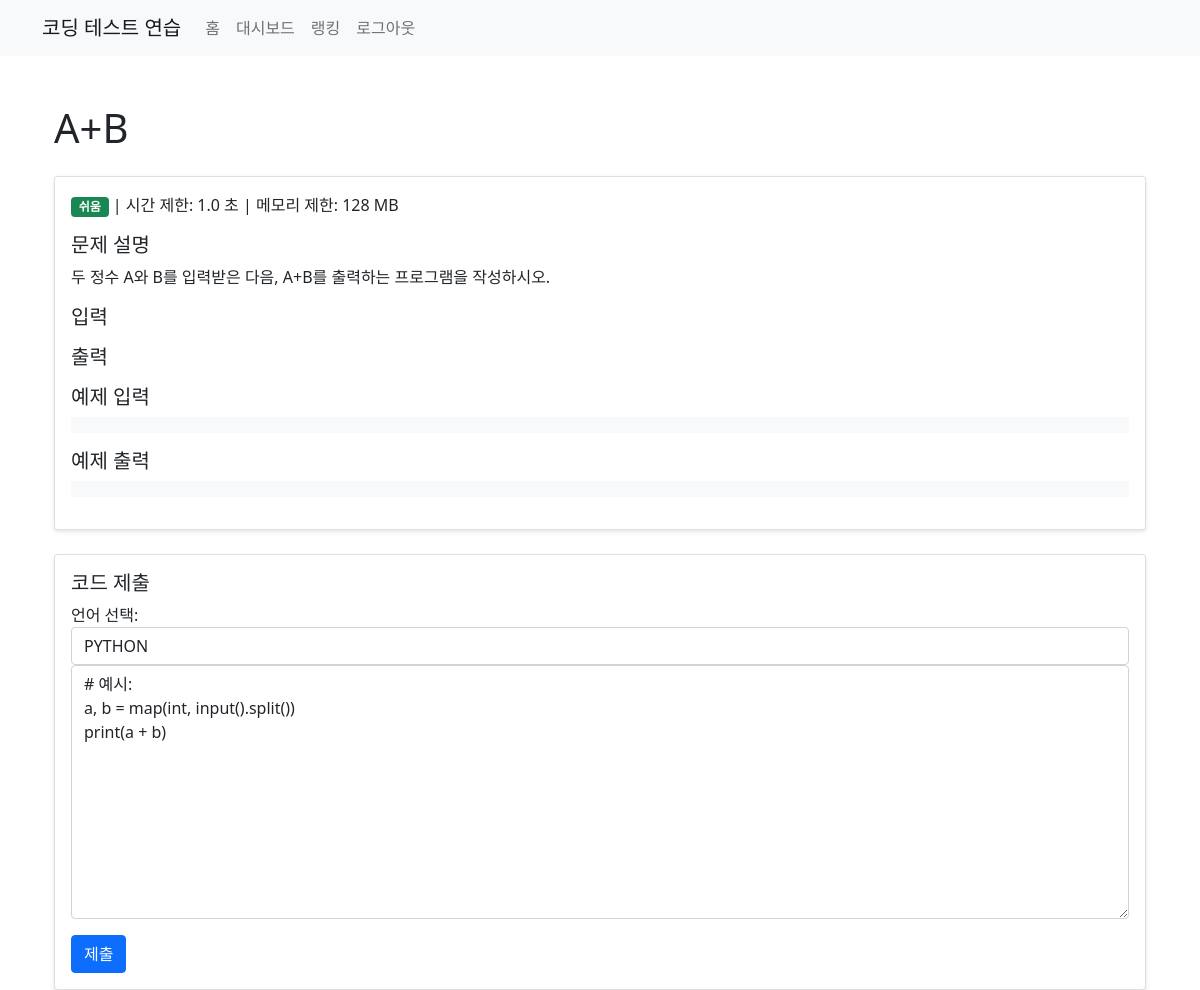
/problem/1 (signed in), run on the app's committed database.
### app.py (models this page shows)
class Problem(db.Model):
    id = db.Column(db.Integer, primary_key=True)
    title = db.Column(db.String(100), nullable=False)
    difficulty = db.Column(db.String(20), nullable=False)
    time_limit = db.Column(db.Float, nullable=False)
    memory_limit = db.Column(db.Integer, nullable=False)
    description = db.Column(db.Text, nullable=False)
    input_description = db.Column(db.Text, nullable=False)
    output_description = db.Column(db.Text, nullable=False)
    input_format = db.Column(db.Text, nullable=False)
    output_format = db.Column(db.Text, nullable=False)
    example_input = db.Column(db.Text, nullable=False)
    example_output = db.Column(db.Text, nullable=False)
    test_cases = db.Column(db.Text, nullable=False)
    submissions = db.Column(db.Integer, default=0)
    correct_submissions = db.Column(db.Integer, default=0)
    supported_languages = db.Column(db.String(100), nullable=False, default='python,c,cpp,java,swift')
    problem_submissions = db.relationship('Submission', backref='problem', lazy=True)

### app.py (the view)
@app.route('/problem/<int:problem_id>')
@login_required
def problem(problem_id):
    problem = Problem.query.get_or_404(problem_id)
    return render_template('problem.html', problem=problem)

### app.py (called while the page is built)
@login_manager.user_loader
def load_user(user_id):
    return User.query.get(int(user_id))

### templates/problem.html (shortened to what this page needs)
{% extends "base.html" %}
{% block content %}
<div class="container mt-5">
    <h1 class="mb-4">{{ problem.title }}</h1>
    <div class="card mb-4">
        <div class="card-body">
            <p class="card-text">
                <span class="badge
                    {% if problem.difficulty == '쉬움' %}bg-success
                    {% elif problem.difficulty == '보통' %}bg-warning
                    {% elif problem.difficulty == '어려움' %}bg-danger
                    {% endif %}">
                    {{ problem.difficulty }}
                </span>
                | 시간 제한: {{ problem.time_limit }} 초
                | 메모리 제한: {{ problem.memory_limit }} MB
            </p>
            <h5>문제 설명</h5>
            <p>{{ problem.description }}</p>
            <h5>입력</h5>
            <h5>출력</h5>
            <h5>예제 입력</h5>
            <pre class="bg-light p-2">{{ problem.example_input }}</pre>
            <h5>예제 출력</h5>
            <pre class="bg-light p-2">{{ problem.example_output }}</pre>
        </div>
    </div>
    <div class="card">
        <div class="card-body">
            <h5 class="card-title">코드 제출</h5>
            <form action="{{ url_for('submit', problem_id=problem.id) }}" method="POST">
                <div class="form-group">
                    <label for="language">언어 선택:</label>
                    <select class="form-control" id="language" name="language">
                        {% for lang in problem.supported_languages.split(',') %}
                            <option value="{{ lang }}">{{ lang|upper }}</option>
                        {% endfor %}
                    </select>
                </div>
                <div class="form-group">
                    <textarea class="form-control" id="code" name="code" rows="10" placeholder="여기에 코드를 작성하세요.">
# 예시:
a, b = map(int, input().split())
print(a + b)
                    </textarea>
                </div>
                <button type="submit" class="btn btn-primary mt-3">제출</button>
            </form>
        </div>
    </div>
</div>
{% endblock %}

### templates/problem.html (style rules this page uses)
pre { white-space: pre-wrap; word-wrap: break-word; }
.card { box-shadow: 0 2px 4px rgba(0,0,0,0.1); }

### data on the page
Problem: title "A+B", difficulty "쉬움", time_limit "1.0", memory_limit "128", description "두 정수 A와 B를 입력받은 다음, A+B를 출력하는 프로그램을 작성하시오.", language "PYTHON"
